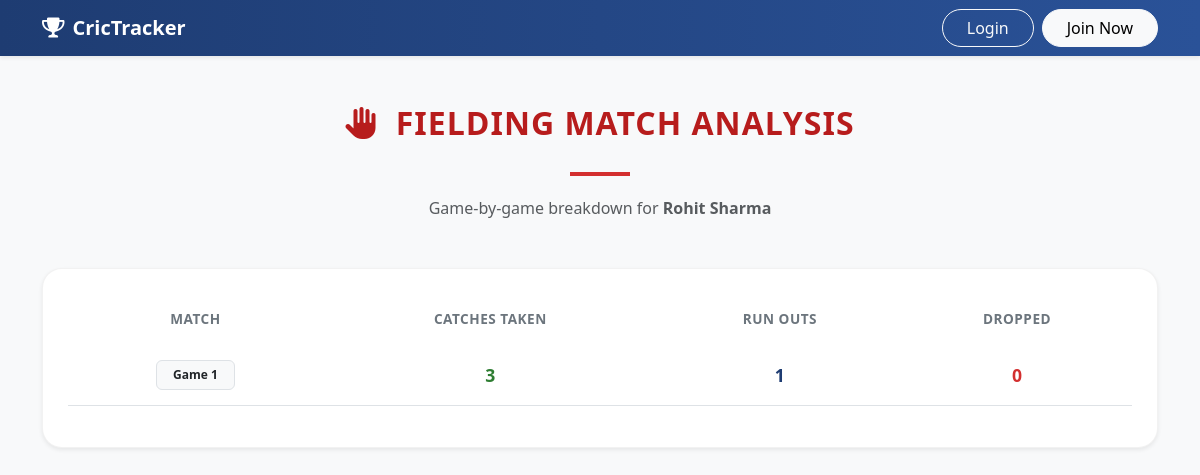
The page /player_fielding_performance/10 on the database its author committed.
### Records/models.py (models this page shows, shortened)
class Player(models.Model):
    firstname = models.CharField(max_length = 255)
    lastname = models.CharField(max_length = 255)
    role = models.CharField(max_length=50, null=True)
    batting_style = models.CharField(max_length=50, null=True)
    balling_style = models.CharField(max_length=50, null=True)
    team = models.ForeignKey(Team, on_delete = models.CASCADE, related_name="players")
    created_by = models.ForeignKey(Profile , on_delete=models.CASCADE)
    created_at = models.DateTimeField(auto_now_add=True , null = True)

class FieldingPerformance(models.Model):
    player = models.ForeignKey(Player, on_delete=models.CASCADE)
    catches = models.IntegerField(default=0)
    dropped = models.IntegerField(default=0)
    runouts = models.IntegerField(default=0)
    created_at = models.DateTimeField(auto_now_add=True, null = True)

### Records/views.py (the view)
# urls.py: path('player_fielding_performance/<int:id>',views.player_fielding_performance,name='player_fielding_performance'),
def player_fielding_performance(request,id):
    player = Player.objects.get(id = id)
    performances = FieldingPerformance.objects.filter(player=player)
    context = {
        'player' : player,
        'performances' : performances
    }
    return render(request,'performance/player_fielding_performance.html' , context)

### template/performance/player_fielding_performance.html (shortened to what this page needs)
<!DOCTYPE html>
<html lang="en">
<head>
    {% load static %}
    <link href="https://cdnjs.cloudflare.com/ajax/libs/font-awesome/6.0.0/css/all.min.css" rel="stylesheet">
    <link href="https://cdn.jsdelivr.net/npm/bootstrap@5.3.0/dist/css/bootstrap.min.css" rel="stylesheet">
</head>
<body class="bg-light">
    {% include 'header.html' %}
    <div class="container py-5">
        <h2 class="text-center page-title">
            <i class="fas fa-hand-paper me-2"></i> Fielding Match Analysis
        </h2>
        <div class="header-accent"></div>
        <p class="text-center text-muted mb-5">Game-by-game breakdown for <strong>{{ player.firstname|capfirst }} {{ player.lastname|capfirst }}</strong></p>
        {% if performances %}
        <div class="table-container shadow-sm">
            <div class="table-responsive">
                <table class="table table-hover text-center">
                    <thead>
                        <tr>
                            <th>Match</th>
                            <th>Catches Taken</th>
                            <th>Run Outs</th>
                            <th>Dropped</th>
                        </tr>
                    </thead>
                    <tbody>
                        {% for perf in performances %}
                        <tr>
                            <td><span class="badge bg-light text-dark px-3 py-2 border">Game {{ forloop.counter }}</span></td>
                            <td><span class="stat-highlight text-catches">{{ perf.catches }}</span></td>
                            <td><span class="stat-highlight text-runouts">{{ perf.runouts }}</span></td>
                            <td><span class="stat-highlight text-dropped">{{ perf.dropped }}</span></td>
                        </tr>
                        {% endfor %}
                    </tbody>
                </table>
            </div>
        </div>
        {% endif %}
    </div>
</body>
</html>

### template/performance/player_fielding_performance.html (style rules this page uses)
body { background-color: #f4f7fa; font-family: 'Segoe UI', Tahoma, Geneva, Verdana, sans-serif; }
.page-title { font-weight: 800; color: #b71c1c; margin-bottom: 30px; text-transform: uppercase; letter-spacing: 1px; }
.table-container { background: white; border-radius: 20px; padding: 25px; box-shadow: 0 10px 30px rgba(0, 0, 0, 0.05); border: 1px solid rgba(0,0,0,0.05); }
.table thead { background-color: #f8f9fa; }
.table thead th { border: none; color: #6c757d; font-size: 0.85rem; text-transform: uppercase; letter-spacing: 0.5px; padding: 15px; }
.table tbody td { padding: 15px; vertical-align: middle; font-weight: 500; color: #495057; }
.stat-highlight { font-weight: 800; font-size: 1.1rem; }
.text-runouts { color: #1e3c72; }
.text-catches { color: #2e7d32; }
.text-dropped { color: #d32f2f; }
.header-accent { border-bottom: 4px solid #d32f2f; width: 60px; margin: 0 auto 20px; }

### rows shown on the page
Player: firstname "Rohit", lastname "Sharma"
FieldingPerformance: catches "3", runouts "1", dropped "0"
